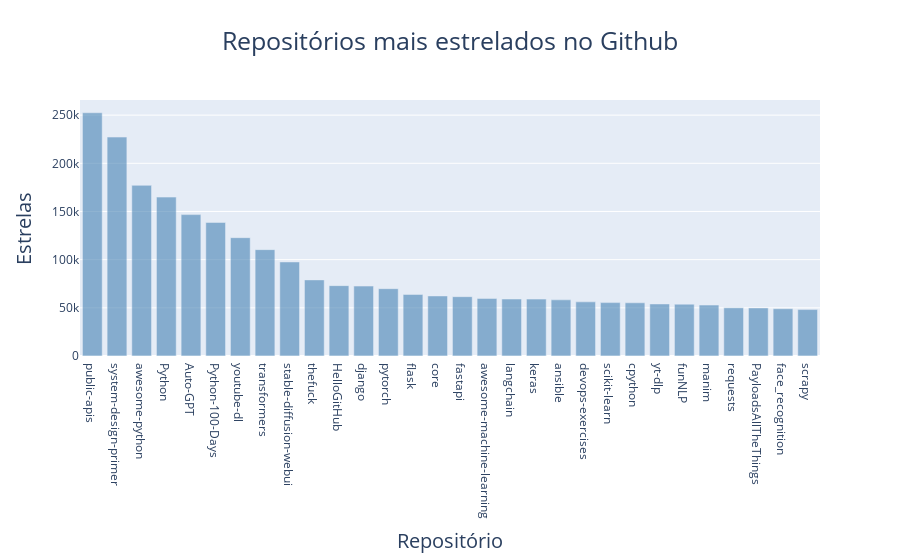

This figure's notebook cell:
### Code cell
# Informações do repositorio
repo_dicts = response_dict['items'] # lista de dicionarios
print(f'Repositórios retornados: {len(repo_dicts)}')

repo_names, stars, hover_texts = [], [], []
repo_links, stars, hover_texts = [], [], []

for repo_dict in repo_dicts:

# Tornando repositório name clicável (eixo x do gráfico)
    repo_name = repo_dict['name']
    repo_url = repo_dict['html_url']
    repo_link = f'<a href="{repo_url}">{repo_name}</a>'
    repo_links.append(repo_link)

    repo_names.append(repo_dict['name'])
    stars.append(repo_dict['stargazers_count'])
    
# Criação hover_texts
    owner = repo_dict['owner']['login']
    description = repo_dict['description']
    hover_text = f'{owner}<br />{description}'
    hover_texts.append(hover_text)    

    
# Visualização
title = 'Repositórios mais estrelados no Github'
labels = {'x':'Repositório', 'y':'Estrelas'}
fig = px.bar(x=repo_links, y=stars, title=title, labels=labels,
        hover_name=hover_texts)

fig.update_layout(xaxis_title=labels['x'], 
                  yaxis_title=labels['y'], 
                  title=title, 
                  xaxis_title_font_size=20, 
                  yaxis_title_font_size=20, 
                  title_font_size=25,
                  title_x=0.5,
                  )
# adicionando transparencia as barras

fig.update_traces(marker_color = "SteelBlue", opacity=0.6)

fig.show()

### Figure 1 — Plotly figure (JSON) as saved in the notebook; plotly's stock layout.template omitted (floating-point values rounded to 4 significant figures)
{"data": [{"alignmentgroup": "True", "hovertemplate": "<b>%{hovertext}</b><br><br>Repositório=%{x}<br>Estrelas=%{y}<extra></extra>", "hovertext": ["public-apis<br />A collective list of free APIs", "donnemartin<br />Learn how to design large-scale systems. Prep for the system design interview.  Includes Anki flashcards.", "vinta<br />A curated list of awesome Python frameworks, libraries, software and resources", "TheAlgorithms<br />All Algorithms implemented in Python", "Significant-Gravitas<br />An experimental open-source attempt to make GPT-4 fully autonomous.", "jackfrued<br />Python - 100天从新手到大师", "ytdl-org<br />Command-line program to download videos from YouTube.com and other video sites", "huggingface<br />🤗 Transformers: State-of-the-art Machine Learning for Pytorch, TensorFlow, and JAX.", "AUTOMATIC1111<br />Stable Diffusion web UI", "nvbn<br />Magnificent app which corrects your previous console command.", "521xueweihan<br />:octocat: 分享 GitHub 上有趣、入门级的开源项目。Share interesting, entry-level open source projects on GitHub.", "django<br />The Web framework for perfectionists with deadlines.", "pytorch<br />Tensors and Dynamic neural networks in Python with strong GPU acceleration", "pallets<br />The Python micro framework for building web applications.", "home-assistant<br />:house_with_garden: Open source home automation that puts local control and privacy first.", "tiangolo<br />FastAPI framework, high performance, easy to learn, fast to code, ready for production", "josephmisiti<br />A curated list of awesome Machine Learning frameworks, libraries and software.", "langchain-ai<br />⚡ Building applications with LLMs through composability ⚡", "keras-team<br />Deep Learning for humans", "ansible<br />Ansible is a radically simple IT automation platform that makes your applications and systems easier to deploy and maintain. Automate everything from code deployment to network configuration to cloud management, in a language that approaches plain English, using SSH, with no agents to install on remote systems. https://docs.ansible.com.", "bregman-arie<br />Linux, Jenkins, AWS, SRE, Prometheus, Docker, Python, Ansible, Git, Kubernetes, Terraform, OpenStack, SQL, NoSQL, Azure, GCP, DNS, Elastic, Network, Virtualization. DevOps Interview Questions", "scikit-learn<br />scikit-learn: machine learning in Python", "python<br />The Python programming language", "yt-dlp<br />A youtube-dl fork with additional features and fixes", "fighting41love<br />中英文敏感词、语言检测、中外手机/电话归属地/运营商查询、名字推断性别、手机号抽取、身份证抽取、邮箱抽取、中日文人名库、中文缩写库、拆字词典、词汇情感值、停用词、反动词表、暴恐词表、繁简体转换、英文模拟中文发音、汪峰歌词生成器、职业名称词库、同义词库、反义词库、否定词库、汽车品牌词库、汽车零件词库、连续英文切割、各种中文词向量、公司名字大全、古诗词库、IT词库、财经词库、成语词库、地名词库、历史名人词库、诗词词库、医学词库、饮食词库、法律词库、汽车词库、动物词库、中文聊天语料、中文谣言数据、百度中文问答数据集、句子相似度匹配算法集合、bert资源、文本生成&摘要相关工具、cocoNLP信息抽取工具、国内电话号码正则匹配、清华大学XLORE:中英文跨语言百科知识图谱、清华大学人工智能技术系列报告、自然语言生成、NLU太难了系列、自动对联数据及机器人、用户名黑名单列表、罪名法务名词及分类模型、微信公众号语料、cs224n深度学习自然语言处理课程、中文手写汉字识别、中文自然语言处理 语料/数据集、变量命名神器、分词语料库+代码、任务型对话英文数据集、ASR 语音数据集 + 基于深度学习的中文语音识别系统、笑声检测器、Microsoft多语言数字/单位/如日期时间识别包、中华新华字典数据库及api(包括常用歇后语、成语、词语和汉字)、文档图谱自动生成、SpaCy 中文模型、Common Voice语音识别数据集新版、神经网络关系抽取、基于bert的命名实体识别、关键词(Keyphrase)抽取包pke、基于医疗领域知识图谱的问答系统、基于依存句法与语义角色标注的事件三元组抽取、依存句法分析4万句高质量标注数据、cnocr：用来做中文OCR的Python3包、中文人物关系知识图谱项目、中文nlp竞赛项目及代码汇总、中文字符数据、speech-aligner: 从“人声语音”及其“语言文本”产生音素级别时间对齐标注的工具、AmpliGraph: 知识图谱表示学习(Python)库：知识图谱概念链接预测、Scattertext 文本可视化(python)、语言/知识表示工具：BERT & ERNIE、中文对比英文自然语言处理NLP的区别综述、Synonyms中文近义词工具包、HarvestText领域自适应文本挖掘工具（新词发现-情感分析-实体链接等）、word2word：(Python)方便易用的多语言词-词对集：62种语言/3,564个多语言对、语音识别语料生成工具：从具有音频/字幕的在线视频创建自动语音识别(ASR)语料库、构建医疗实体识别的模型（包含词典和语料标注）、单文档非监督的关键词抽取、Kashgari中使用gpt-2语言模型、开源的金融投资数据提取工具、文本自动摘要库TextTeaser: 仅支持英文、人民日报语料处理工具集、一些关于自然语言的基本模型、基于14W歌曲知识库的问答尝试--功能包括歌词接龙and已知歌词找歌曲以及歌曲歌手歌词三角关系的问答、基于Siamese bilstm模型的相似句子判定模型并提供训练数据集和测试数据集、用Transformer编解码模型实现的根据Hacker News文章标题自动生成评论、用BERT进行序列标记和文本分类的模板代码、LitBank：NLP数据集——支持自然语言处理和计算人文学科任务的100部带标记英文小说语料、百度开源的基准信息抽取系统、虚假新闻数据集、Facebook: LAMA语言模型分析，提供Transformer-XL/BERT/ELMo/GPT预训练语言模型的统一访问接口、CommonsenseQA：面向常识的英文QA挑战、中文知识图谱资料、数据及工具、各大公司内部里大牛分享的技术文档 PDF 或者 PPT、自然语言生成SQL语句（英文）、中文NLP数据增强（EDA）工具、英文NLP数据增强工具 、基于医药知识图谱的智能问答系统、京东商品知识图谱、基于mongodb存储的军事领域知识图谱问答项目、基于远监督的中文关系抽取、语音情感分析、中文ULMFiT-情感分析-文本分类-语料及模型、一个拍照做题程序、世界各国大规模人名库、一个利用有趣中文语料库 qingyun 训练出来的中文聊天机器人、中文聊天机器人seqGAN、省市区镇行政区划数据带拼音标注、教育行业新闻语料库包含自动文摘功能、开放了对话机器人-知识图谱-语义理解-自然语言处理工具及数据、中文知识图谱：基于百度百科中文页面-抽取三元组信息-构建中文知识图谱、masr: 中文语音识别-提供预训练模型-高识别率、Python音频数据增广库、中文全词覆盖BERT及两份阅读理解数据、ConvLab：开源多域端到端对话系统平台、中文自然语言处理数据集、基于最新版本rasa搭建的对话系统、基于TensorFlow和BERT的管道式实体及关系抽取、一个小型的证券知识图谱/知识库、复盘所有NLP比赛的TOP方案、OpenCLaP：多领域开源中文预训练语言模型仓库、UER：基于不同语料+编码器+目标任务的中文预训练模型仓库、中文自然语言处理向量合集、基于金融-司法领域(兼有闲聊性质)的聊天机器人、g2pC：基于上下文的汉语读音自动标记模块、Zincbase 知识图谱构建工具包、诗歌质量评价/细粒度情感诗歌语料库、快速转化「中文数字」和「阿拉伯数字」、百度知道问答语料库、基于知识图谱的问答系统、jieba_fast 加速版的jieba、正则表达式教程、中文阅读理解数据集、基于BERT等最新语言模型的抽取式摘要提取、Python利用深度学习进行文本摘要的综合指南、知识图谱深度学习相关资料整理、维基大规模平行文本语料、StanfordNLP 0.2.0：纯Python版自然语言处理包、NeuralNLP-NeuralClassifier：腾讯开源深度学习文本分类工具、端到端的封闭域对话系统、中文命名实体识别：NeuroNER vs. BertNER、新闻事件线索抽取、2019年百度的三元组抽取比赛：“科学空间队”源码、基于依存句法的开放域文本知识三元组抽取和知识库构建、中文的GPT2训练代码、ML-NLP - 机器学习(Machine Learning)NLP面试中常考到的知识点和代码实现、nlp4han:中文自然语言处理工具集(断句/分词/词性标注/组块/句法分析/语义分析/NER/N元语法/HMM/代词消解/情感分析/拼写检查、XLM：Facebook的跨语言预训练语言模型、用基于BERT的微调和特征提取方法来进行知识图谱百度百科人物词条属性抽取、中文自然语言处理相关的开放任务-数据集-当前最佳结果、CoupletAI - 基于CNN+Bi-LSTM+Attention 的自动对对联系统、抽象知识图谱、MiningZhiDaoQACorpus - 580万百度知道问答数据挖掘项目、brat rapid annotation tool: 序列标注工具、大规模中文知识图谱数据：1.4亿实体、数据增强在机器翻译及其他nlp任务中的应用及效果、allennlp阅读理解:支持多种数据和模型、PDF表格数据提取工具 、 Graphbrain：AI开源软件库和科研工具，目的是促进自动意义提取和文本理解以及知识的探索和推断、简历自动筛选系统、基于命名实体识别的简历自动摘要、中文语言理解测评基准，包括代表性的数据集&基准模型&语料库&排行榜、树洞 OCR 文字识别 、从包含表格的扫描图片中识别表格和文字、语声迁移、Python口语自然语言处理工具集(英文)、 similarity：相似度计算工具包，java编写、海量中文预训练ALBERT模型 、Transformers 2.0 、基于大规模音频数据集Audioset的音频增强 、Poplar：网页版自然语言标注工具、图片文字去除，可用于漫画翻译 、186种语言的数字叫法库、Amazon发布基于知识的人-人开放领域对话数据集 、中文文本纠错模块代码、繁简体转换 、 Python实现的多种文本可读性评价指标、类似于人名/地名/组织机构名的命名体识别数据集 、东南大学《知识图谱》研究生课程(资料)、. 英文拼写检查库 、 wwsearch是企业微信后台自研的全文检索引擎、CHAMELEON：深度学习新闻推荐系统元架构 、 8篇论文梳理BERT相关模型进展与反思、DocSearch：免费文档搜索引擎、 LIDA：轻量交互式对话标注工具 、aili - the fastest in-memory index in the East 东半球最快并发索引 、知识图谱车音工作项目、自然语言生成资源大全 、中日韩分词库mecab的Python接口库、中文文本摘要/关键词提取、汉字字符特征提取器 (featurizer)，提取汉字的特征（发音特征、字形特征）用做深度学习的特征、中文生成任务基准测评 、中文缩写数据集、中文任务基准测评 - 代表性的数据集-基准(预训练)模型-语料库-baseline-工具包-排行榜、PySS3：面向可解释AI的SS3文本分类器机器可视化工具 、中文NLP数据集列表、COPE - 格律诗编辑程序、doccano：基于网页的开源协同多语言文本标注工具 、PreNLP：自然语言预处理库、简单的简历解析器，用来从简历中提取关键信息、用于中文闲聊的GPT2模型：GPT2-chitchat、基于检索聊天机器人多轮响应选择相关资源列表(Leaderboards、Datasets、Papers)、(Colab)抽象文本摘要实现集锦(教程 、词语拼音数据、高效模糊搜索工具、NLP数据增广资源集、微软对话机器人框架 、 GitHub Typo Corpus：大规模GitHub多语言拼写错误/语法错误数据集、TextCluster：短文本聚类预处理模块 Short text cluster、面向语音识别的中文文本规范化、BLINK：最先进的实体链接库、BertPunc：基于BERT的最先进标点修复模型、Tokenizer：快速、可定制的文本词条化库、中文语言理解测评基准，包括代表性的数据集、基准(预训练)模型、语料库、排行榜、spaCy 医学文本挖掘与信息提取 、 NLP任务示例项目代码集、 python拼写检查库、chatbot-list - 行业内关于智能客服、聊天机器人的应用和架构、算法分享和介绍、语音质量评价指标(MOSNet, BSSEval, STOI, PESQ, SRMR)、 用138GB语料训练的法文RoBERTa预训练语言模型 、BERT-NER-Pytorch：三种不同模式的BERT中文NER实验、无道词典 - 有道词典的命令行版本，支持英汉互查和在线查询、2019年NLP亮点回顾、 Chinese medical dialogue data 中文医疗对话数据集 、最好的汉字数字(中文数字)-阿拉伯数字转换工具、 基于百科知识库的中文词语多词义/义项获取与特定句子词语语义消歧、awesome-nlp-sentiment-analysis - 情感分析、情绪原因识别、评价对象和评价词抽取、LineFlow：面向所有深度学习框架的NLP数据高效加载器、中文医学NLP公开资源整理 、MedQuAD：(英文)医学问答数据集、将自然语言数字串解析转换为整数和浮点数、Transfer Learning in Natural Language Processing (NLP) 、面向语音识别的中文/英文发音辞典、Tokenizers：注重性能与多功能性的最先进分词器、CLUENER 细粒度命名实体识别 Fine Grained Named Entity Recognition、 基于BERT的中文命名实体识别、中文谣言数据库、NLP数据集/基准任务大列表、nlp相关的一些论文及代码, 包括主题模型、词向量(Word Embedding)、命名实体识别(NER)、文本分类(Text Classificatin)、文本生成(Text Generation)、文本相似性(Text Similarity)计算等，涉及到各种与nlp相关的算法，基于keras和tensorflow 、Python文本挖掘/NLP实战示例、 Blackstone：面向非结构化法律文本的spaCy pipeline和NLP模型通过同义词替换实现文本“变脸” 、中文 预训练 ELECTREA 模型: 基于对抗学习 pretrain Chinese Model 、albert-chinese-ner - 用预训练语言模型ALBERT做中文NER 、基于GPT2的特定主题文本生成/文本增广、开源预训练语言模型合集、多语言句向量包、编码、标记和实现：一种可控高效的文本生成方法、 英文脏话大列表 、attnvis：GPT2、BERT等transformer语言模型注意力交互可视化、CoVoST：Facebook发布的多语种语音-文本翻译语料库，包括11种语言(法语、德语、荷兰语、俄语、西班牙语、意大利语、土耳其语、波斯语、瑞典语、蒙古语和中文)的语音、文字转录及英文译文、Jiagu自然语言处理工具 - 以BiLSTM等模型为基础，提供知识图谱关系抽取 中文分词 词性标注 命名实体识别 情感分析 新词发现 关键词 文本摘要 文本聚类等功能、用unet实现对文档表格的自动检测，表格重建、NLP事件提取文献资源列表 、 金融领域自然语言处理研究资源大列表、CLUEDatasetSearch - 中英文NLP数据集：搜索所有中文NLP数据集，附常用英文NLP数据集 、medical_NER - 中文医学知识图谱命名实体识别 、(哈佛)讲因果推理的免费书、知识图谱相关学习资料/数据集/工具资源大列表、Forte：灵活强大的自然语言处理pipeline工具集 、Python字符串相似性算法库、PyLaia：面向手写文档分析的深度学习工具包、TextFooler：针对文本分类/推理的对抗文本生成模块、Haystack：灵活、强大的可扩展问答(QA)框架、中文关键短语抽取工具", "3b1b<br />Animation engine for explanatory math videos", "psf<br />A simple, yet elegant, HTTP library.", "swisskyrepo<br />A list of useful payloads and bypass for Web Application Security and Pentest/CTF", "ageitgey<br />The world's simplest facial recognition api for Python and the command line", "scrapy<br />Scrapy, a fast high-level web crawling & scraping framework for Python."], "legendgroup": "", "marker": {"color": "SteelBlue", "pattern": {"shape": ""}}, "name": "", "offsetgroup": "", "opacity": 0.6, "orientation": "v", "showlegend": false, "textposition": "auto", "type": "bar", "x": ["<a href=\"https://github.com/public-apis/public-apis\">public-apis</a>", "<a href=\"https://github.com/donnemartin/system-design-primer\">system-design-primer</a>", "<a href=\"https://github.com/vinta/awesome-python\">awesome-python</a>", "<a href=\"https://github.com/TheAlgorithms/Python\">Python</a>", "<a href=\"https://github.com/Significant-Gravitas/Auto-GPT\">Auto-GPT</a>", "<a href=\"https://github.com/jackfrued/Python-100-Days\">Python-100-Days</a>", "<a href=\"https://github.com/ytdl-org/youtube-dl\">youtube-dl</a>", "<a href=\"https://github.com/huggingface/transformers\">transformers</a>", "<a href=\"https://github.com/AUTOMATIC1111/stable-diffusion-webui\">stable-diffusion-webui</a>", "<a href=\"https://github.com/nvbn/thefuck\">thefuck</a>", "<a href=\"https://github.com/521xueweihan/HelloGitHub\">HelloGitHub</a>", "<a href=\"https://github.com/django/django\">django</a>", "<a href=\"https://github.com/pytorch/pytorch\">pytorch</a>", "<a href=\"https://github.com/pallets/flask\">flask</a>", "<a href=\"https://github.com/home-assistant/core\">core</a>", "<a href=\"https://github.com/tiangolo/fastapi\">fastapi</a>", "<a href=\"https://github.com/josephmisiti/awesome-machine-learning\">awesome-machine-learning</a>", "<a href=\"https://github.com/langchain-ai/langchain\">langchain</a>", "<a href=\"https://github.com/keras-team/keras\">keras</a>", "<a href=\"https://github.com/ansible/ansible\">ansible</a>", "<a href=\"https://github.com/bregman-arie/devops-exercises\">devops-exercises</a>", "<a href=\"https://github.com/scikit-learn/scikit-learn\">scikit-learn</a>", "<a href=\"https://github.com/python/cpython\">cpython</a>", "<a href=\"https://github.com/yt-dlp/yt-dlp\">yt-dlp</a>", "<a href=\"https://github.com/fighting41love/funNLP\">funNLP</a>", "<a href=\"https://github.com/3b1b/manim\">manim</a>", "<a href=\"https://github.com/psf/requests\">requests</a>", "<a href=\"https://github.com/swisskyrepo/PayloadsAllTheThings\">PayloadsAllTheThings</a>", "<a href=\"https://github.com/ageitgey/face_recognition\">face_recognition</a>", "<a href=\"https://github.com/scrapy/scrapy\">scrapy</a>"], "xaxis": "x", "y": [252414, 227214, 177140, 164900, 146738, 138631, 122826, 110395, 97605, 78992, 73033, 72562, 69879, 63907, 62330, 61585, 59742, 59138, 59040, 58287, 56193, 55424, 55205, 54016, 53784, 52886, 50076, 49928, 49062, 48164], "yaxis": "y"}], "layout": {"barmode": "relative", "legend": {"tracegroupgap": 0}, "title": {"font": {"size": 25}, "text": "Repositórios mais estrelados no Github", "x": 0.5}, "xaxis": {"anchor": "y", "domain": [0, 1], "title": {"font": {"size": 20}, "text": "Repositório"}}, "yaxis": {"anchor": "x", "domain": [0, 1], "title": {"font": {"size": 20}, "text": "Estrelas"}}}}
